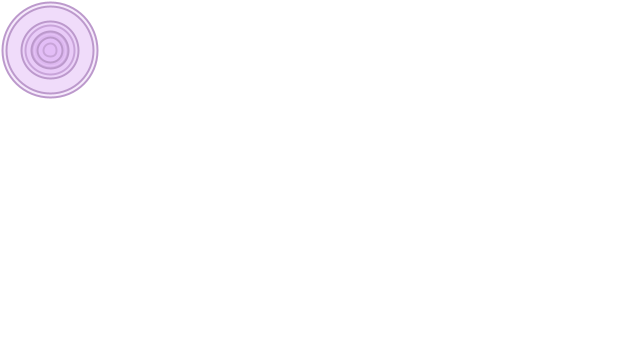
Frame 1 (no input)
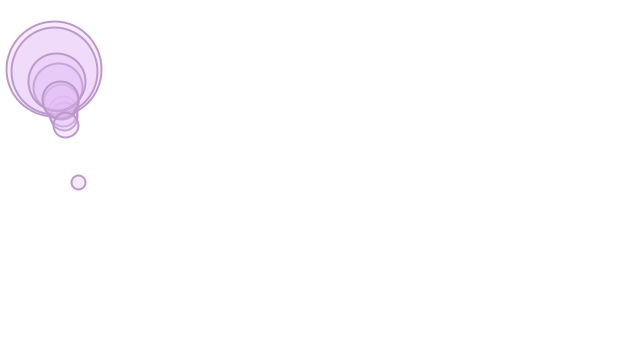
Frame 60 (the mouse pressed at the canvas centre just before this capture)
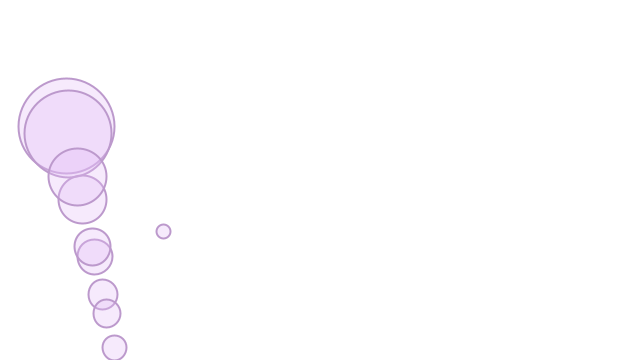
Frame 120 (the mouse held since frame 60 and released just before this capture)

The Processing sketch that drew these frames (run headless with seeded random() and noise(); from frame 60 on, the mouse is pressed at the canvas centre):

// Processing sketch: chapter_2_forces_ball_wind_ball
// ── chapter_2_forces_ball_wind_ball.pde
Mover movers[] = new Mover[10];
PVector gravity;
float t = random(100);
boolean play = true;

void setup() {
  size(640, 360);
  float bounce = 0.8;
  
  for (int i = 0; i < movers.length; i++) {
    float size = random(5, 100);
    movers[i] = new Mover(50, 50, size, bounce);
  }
  // negative y is "up"
  gravity = new PVector(0, 1);
}

void draw() {
  if (play){
    background(255);

    PVector wind = new PVector((noise(t)-0.2)*random(0.6,1), 0);
    t++;
  
    for (int i = 0; i < movers.length; i++) {
      Mover mover = movers[i];
      mover.applyForce(gravity);
      mover.applyForce(wind);
      mover.checkEdges();
      mover.update();
      mover.display();
    }
  }
  println(frameRate);
}

void keyPressed(){
 if (key == ' '){
   play = !play;
 }
}

class Mover {
  PVector location;
  PVector velocity;
  PVector acceleration;
  float max_velocity;

  color colour_fill;
  color colour_stroke;
  float size;
  
  float bounce;
  float mass;
   
  Mover(float x_, float y_, float size_, float bounce_) {
    size = size_;
    mass = size_;

    colour_fill = color(227, 188, 245);
    colour_stroke = color(188, 153, 204);

    // how much this object bounces off something, a number
    // between 0 and 1. 0 is a sponge, and 1 is the bounciest
    // of balls.
    bounce = bounce_;
    max_velocity = 10;

    location = new PVector(x_, y_);
    velocity = new PVector(0, 0);
    acceleration = new PVector(0, 0);
  }
  
  void update() {
    velocity.add(acceleration);
    velocity.limit(max_velocity);
    // println(acceleration, velocity);
    location.add(velocity);
    acceleration.mult(0);
  }
  
  void display() {
    stroke(colour_stroke);
    strokeWeight(2);
    fill(colour_fill, 80);
    ellipse(location.x, location.y, size, size);
  }
  
  void applyForce(PVector force) {
    PVector f = PVector.div(force, mass);
    acceleration.add(f);
  }
  
  void checkEdges() {
    // if an object hits an immovable wall, it will bounce off.
    // The minimum force to acheive that is f = ma = m * -1 * v
    // which will cause the obejct to stop (e.g. if the object is
    // a sponge which obsorbs the reaction.)

    if (location.x > width - size/2){
      applyForce(new PVector((-1 - bounce) * velocity.x * mass, 0));
      location.x = width - size/2;
    } else if (location.x < size/2){
      applyForce(new PVector((-1 - bounce) * velocity.x * mass, 0));
      location.x = size/2;
    }

    if (location.y > height - size/2){
      applyForce(new PVector(0, (-1 - bounce) * velocity.y * mass));
      location.y = height - size/2;
    }
    //if (location.y < size/2){
    //  applyForce(new PVector(0, (-1 - bounce) * velocity.y * mass));
    //  //FIXME this is needed if the object goes beyond the boundary
    //  //with a small velocity, that velocity won't be enough to bounce
    //  //it back into bounds, so this will start to constantly flip that
    //  //small velocity. Could fix this by checking the force we're
    //  //adding is in the right "direction"?
    //  location.y = size/2;
    //}
  }
}
